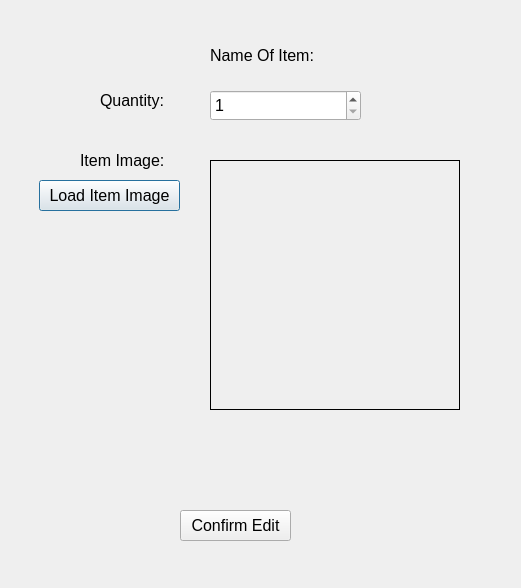
<?xml version="1.0" encoding="UTF-8"?>
<ui version="4.0">
 <class>UpdateItemDialog</class>
 <widget class="QDialog" name="UpdateItemDialog">
  <property name="geometry">
   <rect>
    <x>0</x>
    <y>0</y>
    <width>521</width>
    <height>588</height>
   </rect>
  </property>
  <property name="windowTitle">
   <string>Update Item</string>
  </property>
  <widget class="QLabel" name="lblItemName">
   <property name="geometry">
    <rect>
     <x>210</x>
     <y>40</y>
     <width>111</width>
     <height>31</height>
    </rect>
   </property>
   <property name="font">
    <font>
     <pointsize>12</pointsize>
    </font>
   </property>
   <property name="text">
    <string>Name Of Item:</string>
   </property>
  </widget>
  <widget class="QLabel" name="label">
   <property name="geometry">
    <rect>
     <x>100</x>
     <y>90</y>
     <width>71</width>
     <height>21</height>
    </rect>
   </property>
   <property name="font">
    <font>
     <pointsize>12</pointsize>
    </font>
   </property>
   <property name="text">
    <string>Quantity:</string>
   </property>
  </widget>
  <widget class="QLabel" name="label_2">
   <property name="geometry">
    <rect>
     <x>80</x>
     <y>150</y>
     <width>91</width>
     <height>21</height>
    </rect>
   </property>
   <property name="font">
    <font>
     <pointsize>12</pointsize>
    </font>
   </property>
   <property name="text">
    <string>Item Image:</string>
   </property>
  </widget>
  <widget class="QSpinBox" name="sbQuantity">
   <property name="geometry">
    <rect>
     <x>210</x>
     <y>90</y>
     <width>151</width>
     <height>31</height>
    </rect>
   </property>
   <property name="font">
    <font>
     <pointsize>12</pointsize>
    </font>
   </property>
   <property name="minimum">
    <number>1</number>
   </property>
   <property name="maximum">
    <number>1000</number>
   </property>
  </widget>
  <widget class="QLabel" name="lblImage">
   <property name="geometry">
    <rect>
     <x>210</x>
     <y>160</y>
     <width>250</width>
     <height>250</height>
    </rect>
   </property>
   <property name="frameShape">
    <enum>QFrame::Panel</enum>
   </property>
   <property name="text">
    <string/>
   </property>
  </widget>
  <widget class="QPushButton" name="btnLoadItemImage">
   <property name="geometry">
    <rect>
     <x>39</x>
     <y>180</y>
     <width>141</width>
     <height>31</height>
    </rect>
   </property>
   <property name="font">
    <font>
     <pointsize>12</pointsize>
    </font>
   </property>
   <property name="text">
    <string>Load Item Image</string>
   </property>
  </widget>
  <widget class="QPushButton" name="btnConfirmEdit">
   <property name="geometry">
    <rect>
     <x>180</x>
     <y>510</y>
     <width>111</width>
     <height>31</height>
    </rect>
   </property>
   <property name="font">
    <font>
     <pointsize>12</pointsize>
    </font>
   </property>
   <property name="text">
    <string>Confirm Edit</string>
   </property>
  </widget>
 </widget>
 <resources/>
 <connections/>
</ui>
